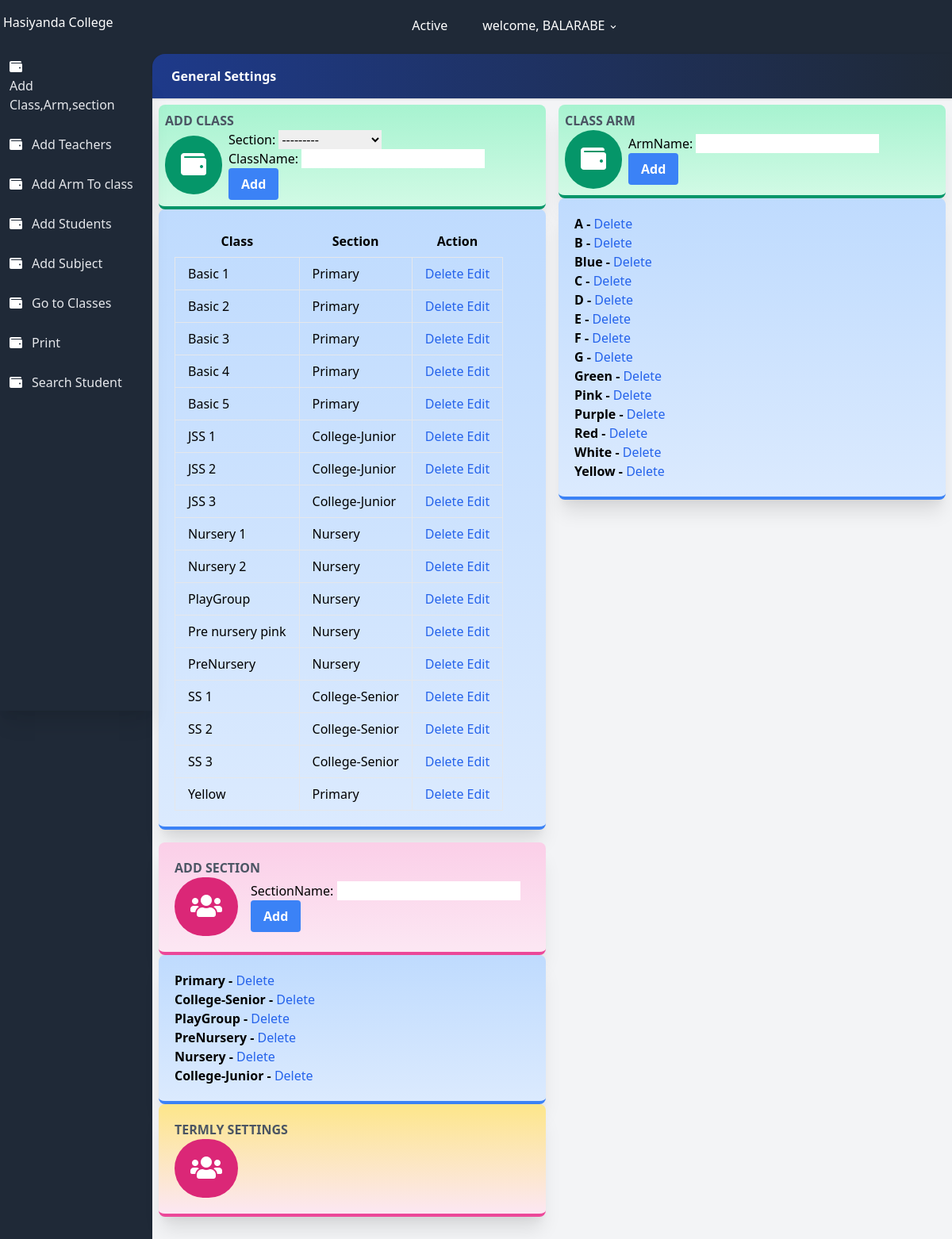
/settings/ (signed in), run on the app's committed database.
### users/models.py (models this page shows, shortened)
class User(AbstractUser):
    class Role(models.TextChoices):
        ADMIN = 'admin'
        TEACHER = 'teacher'
        STUDENT = 'student'
    base_role = Role.TEACHER
    role = models.CharField(max_length=10, choices= Role.choices , null=True, blank=True)
    section = models.ForeignKey('result.section', on_delete=models.SET_NULL, null=True , blank=True)
    class Meta:
        db_table = 'auth_user'

### result/models.py (models this page shows, shortened)
class all_class(models.Model):
    className = models.CharField(max_length=100 , unique=True)
    section = models.ForeignKey(section, on_delete=models.CASCADE, null=True)
    complete = models.BooleanField(default=False)
    date = models.DateTimeField(auto_now_add=True)
    class Meta:
        ordering = ['className']

class section(models.Model):
    sectionName = models.CharField(max_length=100 , unique=True)
    def __str__(self):
        return self.sectionName

class classArm(models.Model):
    armName = models.CharField(max_length=100 , unique=True)
    class Meta:
        ordering = ['armName']

### result/views.py (the view, shortened to what this page needs)
# urls.py: path('settings/', settings.as_view(), name='settings'),
class settings(LoginRequiredMixin, TemplateView):
    login_url = 'result:login'
    template_name = 'result/settings.html'
    queryset = all_class.objects.all()
    def get_context_data(self, **kwargs):
        context = super(settings, self).get_context_data(**kwargs)
        context['classForm'] = allClassForm()
        context['armForm'] = classArmForm()
        context['sectionForm'] = sectionForm()
        context['imageForm'] = ImageForm()
        context['allclass'] = all_class.objects.all()
        context['classArm'] = classArm.objects.all()
        context['sections'] = section.objects.all()
        context['img'] = Images.objects.all()
        context['settingtype'] = 'classsetting'
        context['studentCount'] = students.objects.all().count()
        return context

### result/forms.py
class allClassForm(forms.ModelForm):
    class Meta:
        model = all_class
        fields = ['section', 'className' ]

class classArmForm(forms.ModelForm):
    class Meta:
        model = classArm
        fields = ['armName']

### result/templates/result/settings.html (shortened to what this page needs)
{% extends 'settingsbase.html' %}
{% load static %}
{% block content %}
{% if settingtype == 'classsetting' %}
<div class="flex flex-wrap">
    <div class="w-full md:w-1/2 xl:w-1/3 p-2">
        <div class="bg-gradient-to-b from-green-200 to-green-100 border-b-4 border-green-600 rounded-lg shadow-xl p-2">
            <h2 class="font-bold uppercase text-gray-600">Add Class</h2>
            <div class="flex flex-row items-center">
                <div class="flex-shrink pr-2">
                    <div class="rounded-full p-5 bg-green-600"><i class="fa fa-wallet fa-2x fa-inverse"></i></div>
                </div>
                <form method="post"  class="">
                      {{ classForm.as_p }}
                      <button
                        class="bg-blue-500 hover:bg-blue-700 text-white font-bold py-2 px-4 rounded focus:outline-none focus:shadow-outline"
                        type="submit"> Add</button>
                </form>
            </div>
        </div>
            <div class="bg-gradient-to-b from-blue-200 to-blue-100 border-b-4 border-blue-500 rounded-lg shadow-xl p-5">
                <div class="flex flex-row items-center">
                        <table class="table-auto">
                            <thead>
                              <tr>
                                <th class="px-4 py-2">Class</th>
                                <th class="px-4 py-2">Section</th>
                                <th class="px-4 py-2">Action</th>
                              </tr>
                            </thead>
                            <tbody>
                              {% for class in allclass%}
                              <tr>
                                <td class="border px-4 py-2">
                                    {{class.className}}
                                </td>
                                <td class="border px-4 py-2">{{class.section}}</td>
                                <td class="border px-4 py-2">
                                    <a href="{% url 'result:deleteClass' class.id %}" class="font-medium text-blue-600 dark:text-blue-500 hover:underline" >
                                        Delete
                                      </a>
                                      <a href="{% url 'result:EditClass' class.id %}" class="font-medium text-blue-600 dark:text-blue-500 hover:underline" >
                                          Edit
                                        </a>
                                </td>
                              </tr>
                              {% endfor %}
                            </tbody>
                          </table>
                </div>
            </div>
    </div>
    <div class="w-full md:w-1/2 xl:w-1/3 p-2">
        <div class="bg-gradient-to-b from-green-200 to-green-100 border-b-4 border-green-600 rounded-lg shadow-xl p-2">
            <h2 class="font-bold uppercase text-gray-600">Class Arm</h2>
            <div class="flex flex-row items-center">
                <div class="flex-shrink pr-2">
                    <div class="rounded-full p-5 bg-green-600"><i class="fa fa-wallet fa-2x fa-inverse"></i></div>
                </div>
                <form method="post"  class="">
                      {{ armForm.as_p }}
                      <button
                        class="bg-blue-500 hover:bg-blue-700 text-white font-bold py-2 px-4 rounded focus:outline-none focus:shadow-outline"
                        type="submit"> Add</button>
                </form>
            </div>
        </div>
        <div class="bg-gradient-to-b from-blue-200 to-blue-100 border-b-4 border-blue-500 rounded-lg shadow-xl p-5">
            <div class="flex flex-row items-center">
                <ul class=" font-bold">
                    {% for classArm in classArm%}
                      <li  >
                         {{ classArm.armName}} -
                         <a href="{% url 'result:deleteArm' classArm.id %}" class="font-medium text-blue-600 dark:text-blue-500 hover:underline" >
                          Delete
                        </a>
                      </li>
                    {% endfor %}
                  </ul>
            </div>
        </div>
    </div>
    <div class="w-full md:w-1/2 xl:w-1/3 p-2">
        <div class="bg-gradient-to-b from-pink-200 to-pink-100 border-b-4 border-pink-500 rounded-lg shadow-xl p-5">
            <h2 class="font-bold uppercase text-gray-600">Add Section</h2>
            <div class="flex flex-row items-center">
                <div class="flex-shrink pr-4">
                    <div class="rounded-full p-5 bg-pink-600"><i class="fas fa-users fa-2x fa-inverse"></i></div>
                </div>
                <form method="post"  class="">
                    {{ sectionForm.as_p }}
                    <button
                      class="bg-blue-500 hover:bg-blue-700 text-white font-bold py-2 px-4 rounded focus:outline-none focus:shadow-outline"
                      type="submit"> Add</button>
              </form>
            </div>
        </div>
        <div class="bg-gradient-to-b from-blue-200 to-blue-100 border-b-4 border-blue-500 rounded-lg shadow-xl p-5">
            <div class="flex flex-row items-center">
                <ul class=" font-bold">
                    {% for section in sections %}
                      <li  >
                        {{ section.sectionName }} -
                         <a href=" " class="font-medium text-blue-600 dark:text-blue-500 hover:underline" >
                          Delete
                        </a>
                      </li>
                    {% endfor %}
                  </ul>
            </div>
        </div>
             <div class="bg-gradient-to-b from-yellow-200 to-pink-100 border-b-4 border-pink-500 rounded-lg shadow-xl p-5">
              <h2 class="font-bold uppercase text-gray-600">Termly Settings</h2>
              <div class="flex flex-row items-center">
                  <div class="flex-shrink pr-4">
                      <div class="rounded-full p-5 bg-pink-600"><i class="fas fa-users fa-2x fa-inverse"></i></div>
                  </div>
              </div>
          </div>
    </div>
</div>
{%endif%}
{% endblock %}

### templates/settingsbase.html (shortened to what this page needs)
{% load static %}
<!DOCTYPE html>
<html lang="en">
<head>
    <link rel="stylesheet" href="https://use.fontawesome.com/releases/v5.3.1/css/all.css">
    <link rel="stylesheet" href="https://unpkg.com/tailwindcss@2.2.19/dist/tailwind.min.css"/>
    <link href="https://afeld.github.io/emoji-css/emoji.css" rel="stylesheet">
</head>
<body class="bg-gray-800 font-sans leading-normal tracking-normal mt-12">
<header>
    <nav aria-label="menu nav" class="bg-gray-800 pt-2 md:pt-1 pb-1 px-1 mt-0 h-auto fixed w-full z-20 top-0">
        <div class="flex flex-wrap items-center">
            <div class="flex flex-shrink md:w-1/3 justify-center md:justify-start text-white">
                <a href="{% url 'result:index' %}" aria-label="Home">
                    <h1> Hasiyanda College</h1>
                </a>
            </div>
            <div class="flex w-full pt-2 content-center justify-between md:w-1/3 md:justify-end">
                <ul class="list-reset flex justify-between flex-1 md:flex-none items-center">
                    <li class="flex-1 md:flex-none md:mr-3">
                        <a class="inline-block py-2 px-4 text-white no-underline" href="#">Active</a>
                    </li>
                    <li class="flex-1 md:flex-none md:mr-3">
                        <div class="relative inline-block">
                            <button onclick="toggleDD('myDropdown')" class="drop-button text-white py-2 px-2"> <span class="pr-2"></span> welcome, {{user.username}} <svg class="h-3 fill-current inline" xmlns="http://www.w3.org/2000/svg" viewBox="0 0 20 20">
                                <path d="M9.293 12.95l.707.707L15.657 8l-1.414-1.414L10 10.828 5.757 6.586 4.343 8z" /></svg></button>
                        </div>
                    </li>
                </ul>
            </div>
        </div>
    </nav>
</header>
<body>
    <div class="flex flex-col md:flex-row">
        <nav aria-label="alternative nav">
            <div class="bg-gray-800 shadow-xl h-20 fixed bottom-0 mt-12 md:relative md:h-screen z-10 w-full md:w-48 content-center">
                <div class="md:mt-12 md:w-48 md:fixed md:left-0 md:top-0 content-center md:content-start text-left justify-between">
                    <ul class="list-reset flex flex-row md:flex-col pt-3 md:py-3 px-1 md:px-2 text-center md:text-left">
                        <li class="mr-3 flex-1">
                            <a href="{% url 'result:settings' %}" class="block py-1 md:py-3 pl-0 md:pl-1 align-middle text-white no-underline hover:text-white border-b-2 border-gray-800 hover:border-red-500">
                                <i class="fa fa-wallet pr-0 md:pr-3"></i><span class="pb-1 md:pb-0 text-xs md:text-base text-gray-400 md:text-gray-200 block md:inline-block">
                                    Add Class,Arm,section
                                </span>
                            </a>
                        </li>
                        <li class="mr-3 flex-1">
                            <a href="{% url 'result:RegisterTeachers' %}" class="block py-1 md:py-3 pl-0 md:pl-1 align-middle text-white no-underline hover:text-white border-b-2 border-gray-800 hover:border-green-500">
                                <i class="fa fa-wallet pr-0 md:pr-3"></i><span class="pb-1 md:pb-0 text-xs md:text-base text-gray-400 md:text-gray-200 block md:inline-block">
                                    Add Teachers
                                </span>
                            </a>
                        </li>
                        <li class="mr-3 flex-1">
                            <a href="{% url 'result:CreateClassArm' %}" class="block py-1 md:py-3 pl-0 md:pl-1 align-middle text-white no-underline hover:text-white border-b-2 border-gray-800 hover:border-green-500">
                                <i class="fa fa-wallet pr-0 md:pr-3"></i><span class="pb-1 md:pb-0 text-xs md:text-base text-gray-400 md:text-gray-200 block md:inline-block">
                                    Add Arm To class
                                </span>
                            </a>
                        </li>
                        <li class="mr-3 flex-1">
                            <a href="{% url 'result:registerStudent' %}" class="block py-1 md:py-3 pl-0 md:pl-1 align-middle text-white no-underline hover:text-white border-b-2 border-gray-800 hover:border-yellow-500">
                                <i class="fa fa-wallet pr-0 md:pr-3"></i><span class="pb-1 md:pb-0 text-xs md:text-base text-gray-400 md:text-gray-200 block md:inline-block">
                                    Add Students
                                </span>
                            </a>
                        </li>
                        <li class="mr-3 flex-1">
                            <a href="{% url 'result:subjectCreate' %}" class="block py-1 md:py-3 pl-0 md:pl-1 align-middle text-white no-underline hover:text-white border-b-2 border-gray-800 hover:border-green-500">
                                <i class="fa fa-wallet pr-0 md:pr-3"></i><span class="pb-1 md:pb-0 text-xs md:text-base text-gray-400 md:text-gray-200 block md:inline-block">
                                    Add Subject
                                </span>
                            </a>
                        </li>
                        <li class="mr-3 flex-1">
                            <a href="{% url 'result:classList' %}" class="block py-1 md:py-3 pl-0 md:pl-1 align-middle text-white no-underline hover:text-white border-b-2 border-gray-800 hover:border-green-500">
                                <i class="fa fa-wallet pr-0 md:pr-3"></i><span class="pb-1 md:pb-0 text-xs md:text-base text-gray-400 md:text-gray-200 block md:inline-block">
                                    Go to Classes
                                </span>
                            </a>
                        </li>
                        <li class="mr-3 flex-1">
                            <a href="{% url 'result:print' %}" class="block py-1 md:py-3 pl-0 md:pl-1 align-middle text-white no-underline hover:text-white border-b-2 border-gray-800 hover:border-green-500">
                                <i class="fa fa-wallet pr-0 md:pr-3"></i><span class="pb-1 md:pb-0 text-xs md:text-base text-gray-400 md:text-gray-200 block md:inline-block">
                                    Print
                                </span>
                            </a>
                        </li>
                        <li class="mr-3 flex-1">
                            <a href="{% url 'result:searchStudents' %}" class="block py-1 md:py-3 pl-0 md:pl-1 align-middle text-white no-underline hover:text-white border-b-2 border-gray-800 hover:border-green-500">
                                <i class="fa fa-wallet pr-0 md:pr-3"></i><span class="pb-1 md:pb-0 text-xs md:text-base text-gray-400 md:text-gray-200 block md:inline-block">
                                    Search Student
                                </span>
                            </a>
                        </li>
                    </ul>
                </div>
            </div>
        </nav>
        <section>
            <div id="main" class="main-content flex-1 bg-gray-100 mt-12 md:mt-2 pb-24 md:pb-5">
                <div class="bg-gray-800 pt-3">
                    <div class="rounded-tl-2xl bg-gradient-to-r from-blue-900 to-gray-800 p-4 shadow text-white">
                        <h1 class="font-bold pl-2"> General Settings </h1>
                    </div>
                </div>
                    {% block content %}
                    {% endblock content %}
                </div>
            </div>
</body>
</html>

### data on the page
all_class: className "Basic 1", section "Primary"
all_class: className "Basic 2", section "Primary"
all_class: className "Basic 3", section "Primary"
all_class: className "Basic 4", section "Primary"
all_class: className "Basic 5", section "Primary"
all_class: className "JSS 1", section "College-Junior"
all_class: className "JSS 2", section "College-Junior"
all_class: className "JSS 3", section "College-Junior"
all_class: className "Nursery 1", section "Nursery"
all_class: className "Nursery 2", section "Nursery"
all_class: className "PlayGroup", section "Nursery"
all_class: className "Pre nursery pink", section "Nursery"
all_class: className "PreNursery", section "Nursery"
all_class: className "SS 1", section "College-Senior"
all_class: className "SS 2", section "College-Senior"
all_class: className "SS 3", section "College-Senior"
all_class: className "Yellow", section "Primary"
classArm: armName "A"
classArm: armName "B"
classArm: armName "Blue"
classArm: armName "C"
classArm: armName "D"
classArm: armName "E"
classArm: armName "F"
classArm: armName "G"
classArm: armName "Green"
classArm: armName "Pink"
classArm: armName "Purple"
classArm: armName "Red"
classArm: armName "White"
classArm: armName "Yellow"
section: sectionName "Primary"
section: sectionName "College-Senior"
section: sectionName "PlayGroup"
section: sectionName "PreNursery"
section: sectionName "Nursery"
section: sectionName "College-Junior"

### other printed values
{{ user.username }} "BALARABE"
